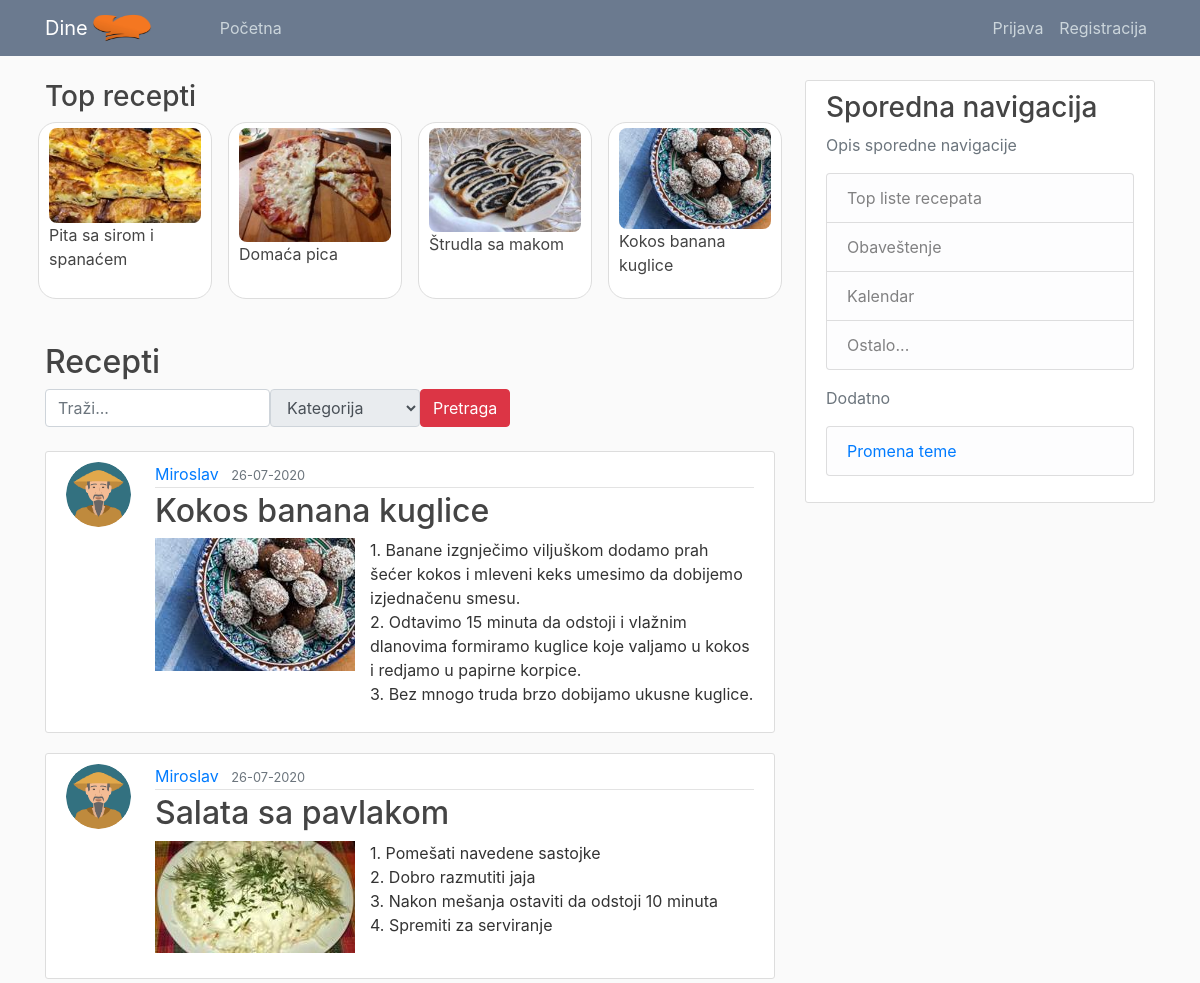
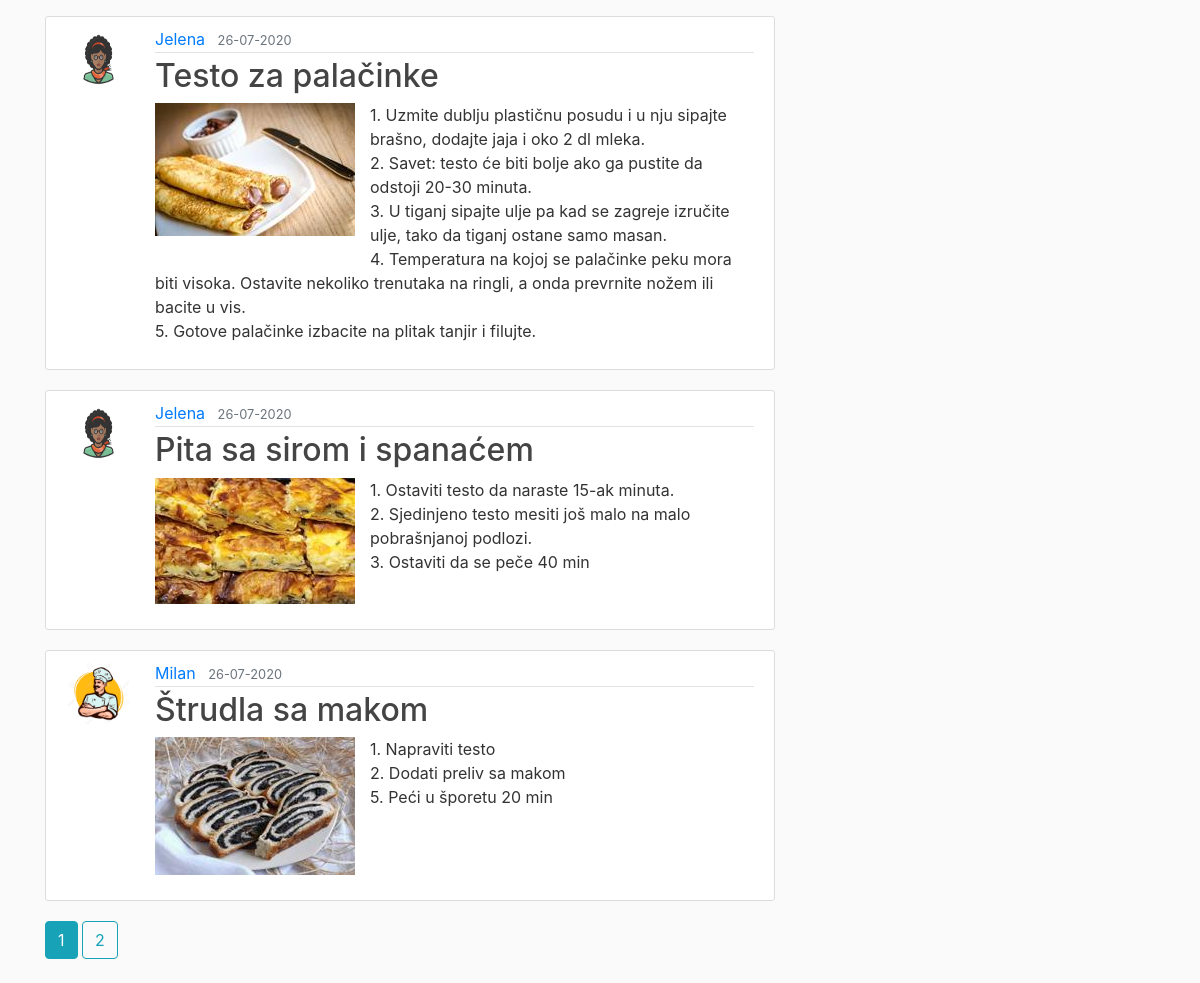
The page /home on the database its author committed (2 pictures, top to bottom).
### application/models.py (models this page shows, shortened)
class Recipe(db.Model):
    __tablename__ = 'recipe'
    __searchable__ = ['title']
    id = db.Column(db.Integer, primary_key=True)
    title = db.Column(db.String(100), nullable=False)
    date_posted = db.Column(db.DateTime, nullable=False, default=datetime.utcnow)
    content = db.Column(db.Text, nullable=False)
    main_ingredients = db.relationship("Ingredient", secondary=association_recipe_main_ingredient)
    side_ingredients = db.relationship("Ingredient", secondary=association_recipe_side_ingredient)
    preparation_time = db.Column(db.Text, nullable=False)
    image_file = db.Column(db.String(20), nullable=False, default='default.jpg')
    equipment = db.relationship("Equipment", secondary=association_recipe_equipment)
    difficulty = db.Column(db.Text, nullable=False)
    user_id = db.Column(db.Integer, db.ForeignKey('user.id'), nullable=False)
    view_counter = db.Column(db.Integer)

class User(db.Model, UserMixin):
    __tablename__ = 'user'
    id = db.Column(db.Integer, primary_key=True)
    username = db.Column(db.String(20), unique=True, nullable=False)
    email = db.Column(db.String(120), unique=True, nullable=False)
    image_file = db.Column(db.String(20), nullable=False, default='default.jpg')
    password = db.Column(db.String(60), nullable=False)
    recipes = db.relationship('Recipe', backref='author', lazy=True)

### application/routes.py (the view)
@app.route("/")
@app.route("/home")
def home():
    page = request.args.get('page', 1, type=int)
    page2 = request.args.get('page2', 1, type=int)
    recipes = Recipe.query.order_by(Recipe.date_posted.desc()).paginate(page=page, per_page=5)
    popular_recipes = Recipe.query.order_by(Recipe.view_counter.desc()).paginate(page=page2, per_page=4)
    return render_template('home.html', recipes=recipes, popular_recipes=popular_recipes)

### application/templates/home.html (shortened to what this page needs)
{% extends "layout.html" %}
{% block content %}
    <form action="search" method="GET">
        <br>
        <div class="inbl">
            <h2>Recepti</h2>
        </div>
        <div class="inbl">
            <section class="search-sec">
                <div class="container" style="width:900px">
                    <div class="row">
                        <div class="col-lg-12">
                            <div class="row">
                                <div class="col-lg-3 col-md-3 col-sm-12 p-0">
                                    <input type="text" class="form-control search-slt" placeholder="Traži..." name="query" id="query">
                                </div>
                                <div class="col-lg-2 col-md-3 col-sm-12 p-0">
                                    <select class="form-control search-slt" disabled>
                                        <option>Kategorija</option>
                                    </select>
                                </div>
                                <button type="submit" class="btn btn-danger wrn-btn">Pretraga</button>
                            </div>
                        </div>
                    </div>
                </div>
            </section><br>
        </div>
    </form>
    {% if recipes %}
        {% for recipe in recipes.items %}
            <article class="media content-section">
                <a class="mr-2" href="{{ url_for('user_recipes', username=recipe.author.username) }}">
                        <img class="rounded-circle article-img"
                         src="{{ url_for('static', filename='profile_pics/' + recipe.author.image_file) }}"/>
                </a>
                <div class="media-body">
                    <div class="article-metadata">
                        <a class="mr-2" href="{{ url_for('user_recipes', username=recipe.author.username) }}">{{ recipe.author.username }}</a>
                        <small class="text-muted">{{ recipe.date_posted.strftime('%d-%m-%Y') }}</small>
                    </div>
                    <h2><a class="article-title" href="{{ url_for('recipe', recipe_id=recipe.id) }}">{{ recipe.title }}</a></h2>
                    <div>
                        <div class="img-hover-zoom recipe-row-image">
                            <a href="{{ url_for('recipe', recipe_id=recipe.id) }}"><img src="{{ url_for('static', filename='img/' + recipe.image_file) }}"></a>
                        </div>
                        <p class="article-content">{{ recipe.content }}</p>
                    </div>
                </div>
            </article>
        {% endfor %}
            {% for page_num in recipes.iter_pages(left_edge=1,right_edge=1, left_current=1, right_current=2) %}
                {% if page_num %}
                    {% if recipes.page == page_num %}
                        <a class="btn btn-info mb-4" href="{{ url_for('home', page = page_num) }}"> {{ page_num }} </a>
                    {% else %}
                        <a class="btn btn-outline-info mb-4" href="{{ url_for('home', page = page_num) }}"> {{ page_num }} </a>
                    {% endif %}
                {% else %}
                    ...
                {% endif %}
            {% endfor %}
    {% else %}
        <h4>Nema rezultata</h4>
    {% endif %}
{% endblock content %}
{% block top_recipes %}
    <h3>Top recepti</h3>
    <div class="row">
        {% for recipe in popular_recipes.items %}
        <div class="col-sm-3 col-4 recipes-grid">
            <a class="article-title" href="{{ url_for('recipe', recipe_id=recipe.id) }}">
                <article class="recipes-section">
                    <div class="img-hover-zoom">
                        <img class="recipe-grid-image" src="{{ url_for('static', filename='img/' + recipe.image_file) }}">
                    </div>
                    <div class="media-body">
                        <p>{{ recipe.title }}</p>
                    </div>
                </article>
            </a>
        </div>
        {% endfor %}
    </div>
{% endblock top_recipes %}

### application/templates/layout.html (shortened to what this page needs)
<!DOCTYPE html>
<html>
<head>
    <link rel="stylesheet" href="https://maxcdn.bootstrapcdn.com/bootstrap/4.0.0/css/bootstrap.min.css">
    <link rel="stylesheet" href="https://cdnjs.cloudflare.com/ajax/libs/bootstrap-select/1.13.1/css/bootstrap-select.css" />
    <link rel="stylesheet" href="https://res.cloudinary.com/dxfq3iotg/raw/upload/v1569006288/BBBootstrap/choices.min.css?version=7.0.0">
    <link id="pagestyle" rel="stylesheet" type="text/css" href="{{ url_for('static', filename='main.css') }}">
</head>
  <body>
        <header class="site-header">
          <nav class="navbar navbar-expand-md navbar-dark bg-steel fixed-top">
            <div class="container">
              <a class="navbar-brand mr-4" href="/">Dine</a>
              <div class="collapse navbar-collapse" id="navbarToggle">
                <div class="logo">
                    <img src="/static/img/logo.png" alt="Logo" width="60" height="40">
                </div>
                <div class="navbar-nav mr-auto">
                  <a class="nav-item nav-link" href="{{ url_for('home') }}">Početna</a>
                </div>
                <div class="navbar-nav">
                  {% if current_user.is_authenticated %}
                    <a class="nav-item nav-link" href="{{ url_for('new_recipe') }}">Napravi recept</a>
                    <a class="nav-item nav-link" href="{{ url_for('account') }}">Profil</a>
                    <a class="nav-item nav-link" href="{{ url_for('logout') }}">Odjava</a>
                  {% else %}
                    <a class="nav-item nav-link" href="{{ url_for('login') }}">Prijava</a>
                    <a class="nav-item nav-link" href="{{ url_for('register') }}">Registracija</a>
                  {% endif %}
                </div>
              </div>
            </div>
          </nav>
        </header>
        <main role="main" class="container">
          <div class="row">
            <div class="col-md-8">
              {% block top_recipes %}{% endblock %}
              {% block content %}{% endblock %}
            </div>
            <div class="col-md-4">
              <div class="content-section">
                <h3>Sporedna navigacija</h3>
                <p class='text-muted'>Opis sporedne navigacije
                  <ul class="list-group">
                    <li class="list-group-item list-group-item-light">Top liste recepata</li>
                    <li class="list-group-item list-group-item-light">Obaveštenje</li>
                    <li class="list-group-item list-group-item-light">Kalendar</li>
                    <li class="list-group-item list-group-item-light">Ostalo...</li>
                  </ul>
                </p>
                  <p class='text-muted'>Dodatno
                  <ul class="list-group">
                    <li class="list-group-item list-group-item-light"><a href="#" onclick="swapStyleSheet('{{url_for('static', filename='main_dark.css')}}')">Promena teme</a></li>
                  </ul>
                </p>
              </div>
            </div>
          </div>
        </main>
    </body>
</html>

### application/static/main.css (style rules this page uses)
body { background: #fafafa; color: #333333; margin-top: 5rem; }
h1, h2, h3, h4, h5, h6 { color: #444444; }
.bg-steel { background-color: #6B7A8F; }
.site-header .navbar-nav .nav-link { color: #cbd5db; }
.content-section { background: #ffffff; padding: 10px 20px; border: 1px solid #dddddd; border-radius: 3px; margin-bottom: 20px; }
.article-title { color: #444444; }
.article-content { white-space: pre-line; }
.article-img { height: 65px; width: 65px; margin-right: 16px; }
.article-metadata { padding-bottom: 1px; margin-bottom: 4px; border-bottom: 1px solid #e3e3e3 }
.logo { width: 100px; float: left; display: inline-flex; }
.logo img { margin: auto -20px; float: left; }
.recipes-grid { padding-left: 8px; padding-right: 8px; margin-bottom: 20px; }
.recipes-section { background: #ffffff; padding: 5px 10px; border: 1px solid #dddddd; border-radius: 18px; height: 100%; }
.recipe-grid-image { width: 100%; border-radius: 8px; }
.recipe-row-image { max-width: 100%; max-height: 500px; float: left; margin-right: 15px; margin-bottom: 15px; }
.img-hover-zoom { overflow: hidden; }
.img-hover-zoom img { transition: transform .5s ease; transition-property: transform; transition-duration: 0.5s; transition-timing-function: ease; transition-delay: 0s; }
.inbl { display: inline-block; vertical-align: top; }

### rows shown on the page
Recipe: image_file (picture), title "Pita sa sirom i spanaćem", author.username "Jelena", date_posted "26-07-2020", content "1. Ostaviti testo da naraste 15-ak minuta. 2. Sjedinjeno testo mesiti još malo na malo pobrašnjanoj podlozi. 3. Ostaviti da se peče 40 min"
Recipe: image_file (picture), title "Domaća pica"
Recipe: image_file (picture), title "Štrudla sa makom", image_file (placeholder picture), author.username "Milan", date_posted "26-07-2020", content "1. Napraviti testo 2. Dodati preliv sa makom 5. Peći u šporetu 20 min"
Recipe: image_file (picture), title "Kokos banana kuglice", author.username "Miroslav", date_posted "26-07-2020", content "1. Banane izgnječimo viljuškom dodamo prah šećer kokos i mleveni keks umesimo da dobijemo izjednačenu smesu. 2. Odtavimo 15 minuta da odstoji i vlažnim dlanovima formiramo kuglice koje valjamo u kokos i redjamo u papirne korpice. 3. Bez mnogo truda brzo dobijamo ukusne kuglice."
Recipe: image_file (picture), author.username "Miroslav", date_posted "26-07-2020", title "Salata sa pavlakom", content "1. Pomešati navedene sastojke 2. Dobro razmutiti jaja 3. Nakon mešanja ostaviti da odstoji 10 minuta 4. Spremiti za serviranje"
Recipe: image_file (picture), author.username "Jelena", date_posted "26-07-2020", title "Testo za palačinke", content "1. Uzmite dublju plastičnu posudu i u nju sipajte brašno, dodajte jaja i oko 2 dl mleka. 2. Savet: testo će biti bolje ako ga pustite da odstoji 20-30 minuta. 3. U tiganj sipajte ulje pa kad se zagreje izručite ulje, tako da tiganj ostane samo masan. 4. Temperatura na kojoj se palačinke peku mora biti visoka. Ostavite nekoliko trenutaka na ringli, a onda prevrnite nožem ili bacite u vis. 5. Gotove palačinke izbacite na plitak tanjir i filujte."

### other values the page prints
{{ page_num }} "1"
{{ page_num }} "2"
